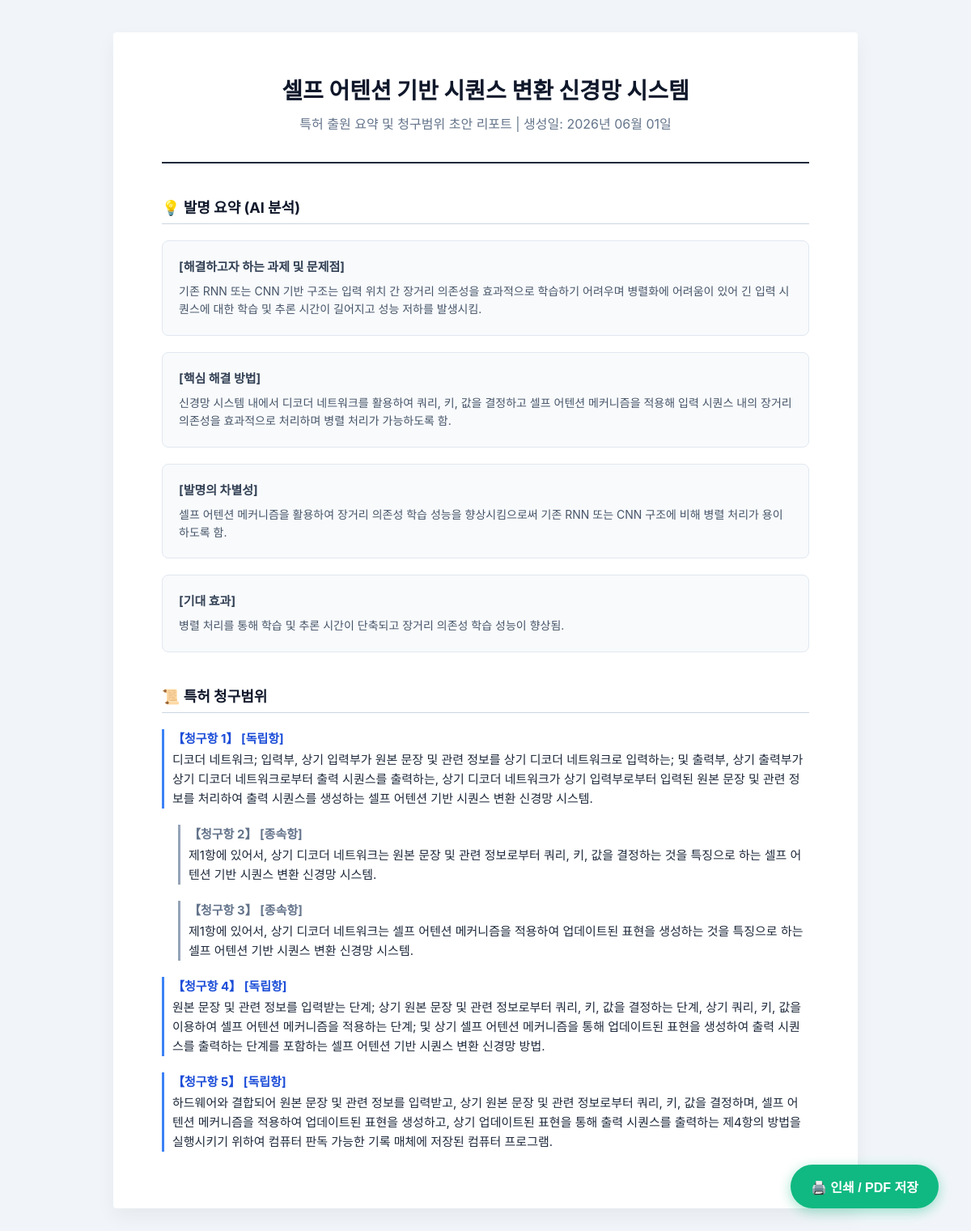
Before: /workspace/workstation/35/report/ (signed in) with the older database file.
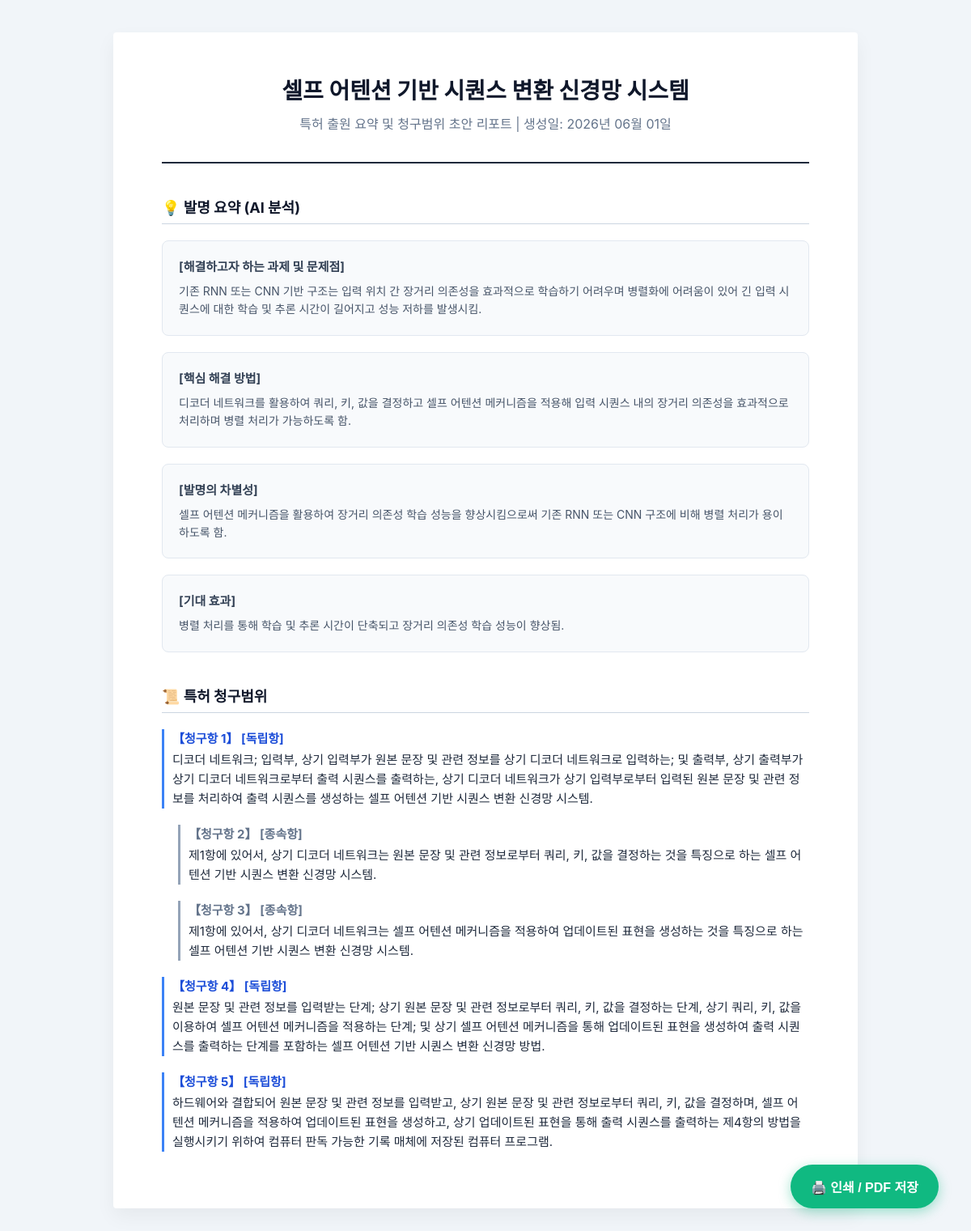
After: the same page with the newer database file.
### workspace/models.py (models this page shows)
class ConsultationState(models.Model):
    project = models.OneToOneField(PatentProject, on_delete=models.CASCADE, related_name='consultation_state')
    phase = models.IntegerField(default=1)
    collecting_steps = models.BooleanField(default=False)
    ext_problem = models.TextField(blank=True, null=True)
    ext_solution = models.TextField(blank=True, null=True)
    ext_differentiation = models.TextField(blank=True, null=True)
    ext_effect = models.TextField(blank=True, null=True)

### workspace/views.py (the view)
# urls.py: path('workstation/<int:project_id>/report/', views.patent_report_view, name='patent_report'),
@login_required(login_url='/accounts/login/')
def patent_report_view(request, project_id):
    project = get_object_or_404(PatentProject, id=project_id, owner=request.user)
    state = get_object_or_404(ConsultationState, project=project)
    invention_input = getattr(project, 'inventioninput', None)
    claims = project.claims.all().order_by('claim_no')
    consultation_state = getattr(project, 'consultationstate', None)
    context = {
        'project': project,
        'state': state,
        'invention_input': invention_input,
        'consultation_state': consultation_state,
        'claims': claims
    }
    return render(request, 'workspace/report.html', context)

### workspace/templates/workspace/report.html (shortened to what this page needs)
<!DOCTYPE html>
<html lang="ko">
<head>
</head>
<body>
    <button class="print-btn" onclick="window.print()">🖨️ 인쇄 / PDF 저장</button>
    <div class="report-container">
        <div class="header">
            <h1>{{ project.title }}</h1>
            <p>특허 출원 요약 및 청구범위 초안 리포트 | 생성일: {% now "Y년 m월 d일" %}</p>
        </div>
        <div class="section-title">💡 발명 요약 (AI 분석)</div>
        <div class="content-box">
            <h4>[해결하고자 하는 과제 및 문제점]</h4>
            <p>{{ state.ext_problem|default:"내용이 없습니다." }}</p>
        </div>
        <div class="content-box">
            <h4>[핵심 해결 방법]</h4>
            <p>{{ state.ext_solution|default:"내용이 없습니다." }}</p>
        </div>
        <div class="content-box">
            <h4>[발명의 차별성]</h4>
            <p>{{ state.ext_differentiation|default:"내용이 없습니다." }}</p>
        </div>
        <div class="content-box">
            <h4>[기대 효과]</h4>
            <p>{{ state.ext_effect|default:"내용이 없습니다." }}</p>
        </div>
        <div class="section-title">📜 특허 청구범위</div>
        {% if claims %}
            {% for c in claims %}
            <div class="claim-item {% if c.is_dependent %}dependent{% endif %}">
                <h4 style="margin: 0 0 5px 0; font-size: 15px; color: {% if c.is_dependent %}#64748b{% else %}#1d4ed8{% endif %};">
                    【청구항 {{ c.claim_no }}】 {% if c.is_dependent %}[종속항]{% else %}[독립항]{% endif %}
                </h4>
                <p style="margin: 0; line-height: 1.6; font-size: 15px;">{{ c.content }}</p>
            </div>
            {% endfor %}
        {% else %}
            <div style="text-align: center; color: #94a3b8; padding: 30px;">
                <p>아직 작성된 청구항이 없습니다.</p>
            </div>
        {% endif %}
    </div>
</body>
</html>

Changed rows visible on the page:
changed ConsultationState "셀프 어텐션 메커니즘을 활용하여 장거리 의존성 학습 성능을 향상시킴으로써 기존 RNN 또는 CNN 구조에 비해 병렬 처리가 용이하도록 함.": ext_solution "신경망 시스템 내에서 디코더 네트워크를 활용하여 쿼리, 키, 값을 결정하고 셀프 어텐션 메커니즘을 적용해 입력 시퀀스 내의 장거리 의존성을 효과적으로 처리하며 병렬 처리가 가능하도록 함." → "디코더 네트워크를 활용하여 쿼리, 키, 값을 결정하고 셀프 어텐션 메커니즘을 적용해 입력 시퀀스 내의 장거리 의존성을 효과적으로 처리하며 병렬 처리가 가능하도록 함."
